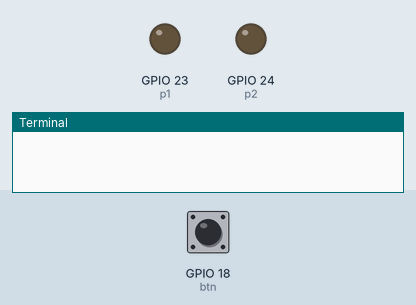
Recording of a program running on a simulated Raspberry Pi (BCM pin numbers). Parts: output pins drawn as LEDs (lit = HIGH), the last lines printed to the terminal. The test bench sets the inputs (shaded band); at power-on: GPIO 18 (btn) LOW.

Above: at 1.2 s.
1.3 s: GPIO 18 (btn) pulled HIGH for 0.15 s
At 1.8 s:
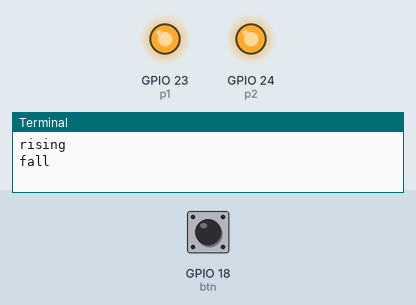
2.9 s: GPIO 18 (btn) pulled HIGH for 1 s
At 4.3 s:
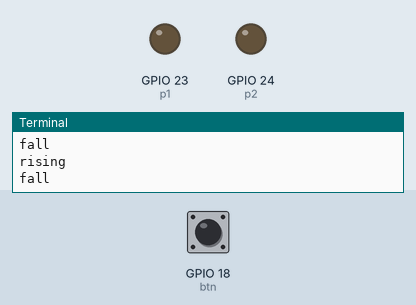
5.4 s: GPIO 18 (btn) pulled HIGH for 3.2 s
At 6.2 s:
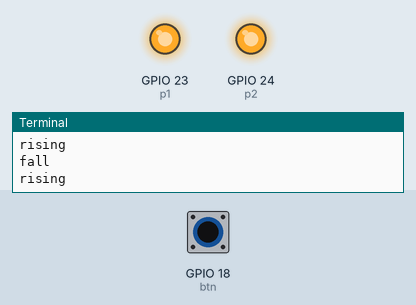
Timing chart, 0 to 8.4 s (numbered marks = the images above; inputs shaded):
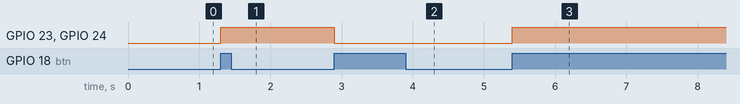

Measured:
- after the input at 1.3 s, GPIO 23 (p1), GPIO 24 (p2): LOW → HIGH at once
- after the input at 2.9 s, GPIO 23 (p1), GPIO 24 (p2): HIGH → LOW at once
- after the input at 5.4 s, GPIO 23 (p1), GPIO 24 (p2): LOW → HIGH at once

The program:

switch_quiz02.py
```python
import RPi.GPIO as g

btnPre = False
led = False

g.setmode(g.BCM)

btn = 18
p1 = 23
p2 = 24

g.setup(btn, g.IN)
g.setup(p1, g.OUT)
g.setup(p2, g.OUT)

try:
    while True:
        b = g.input(btn)
        if b and not btnPre:
            print('rising')
            led = True if not led else False
            g.output(p1, led)
            g.output(p2, led)

        elif not b and btnPre:
            print('fall')

        else:
            pass

        btnPre = b

except KeyboardInterrupt:
    pass

g.cleanup()
```
